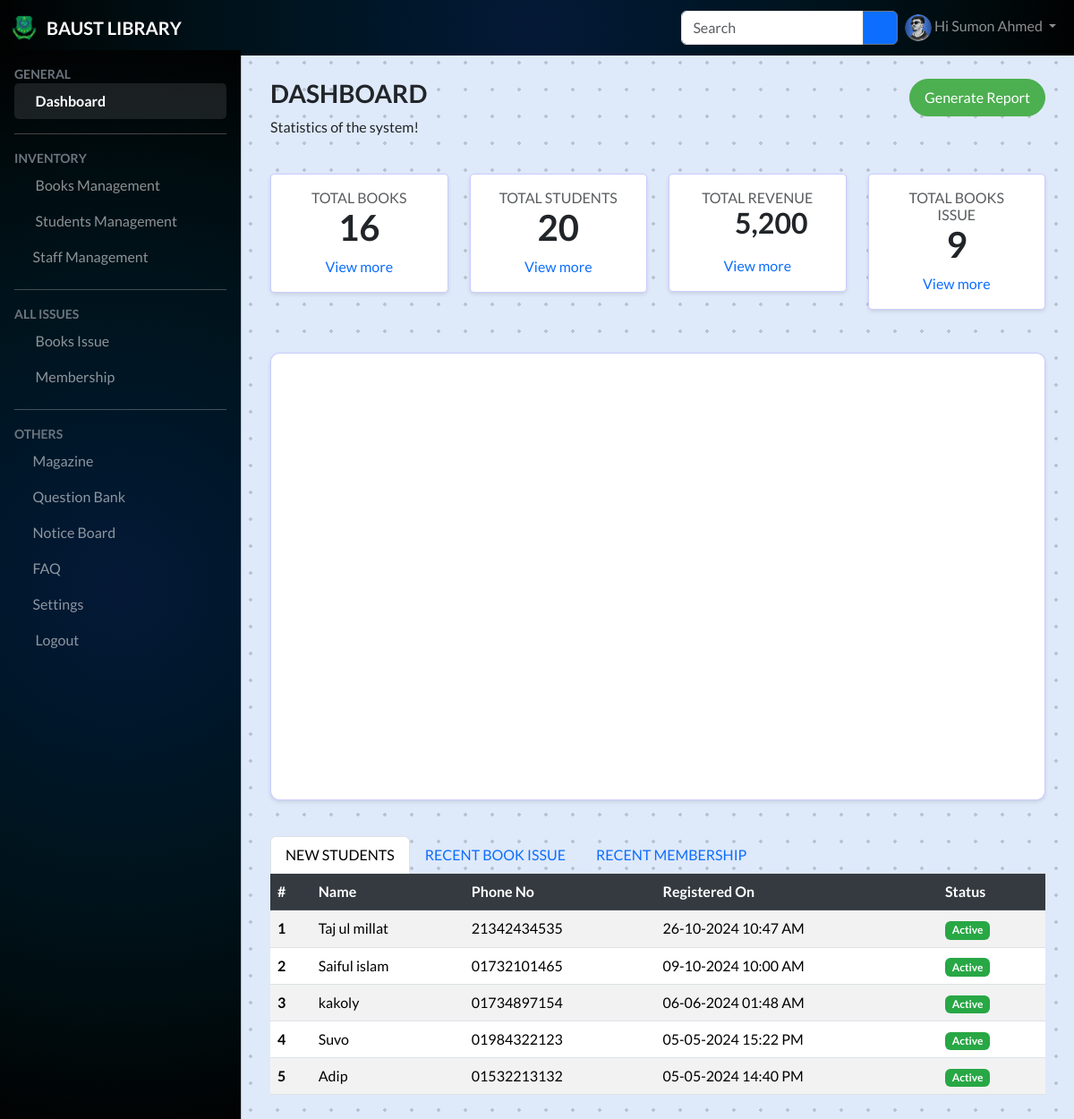
The page /dashboard.php (signed in) on the database as committed earlier.
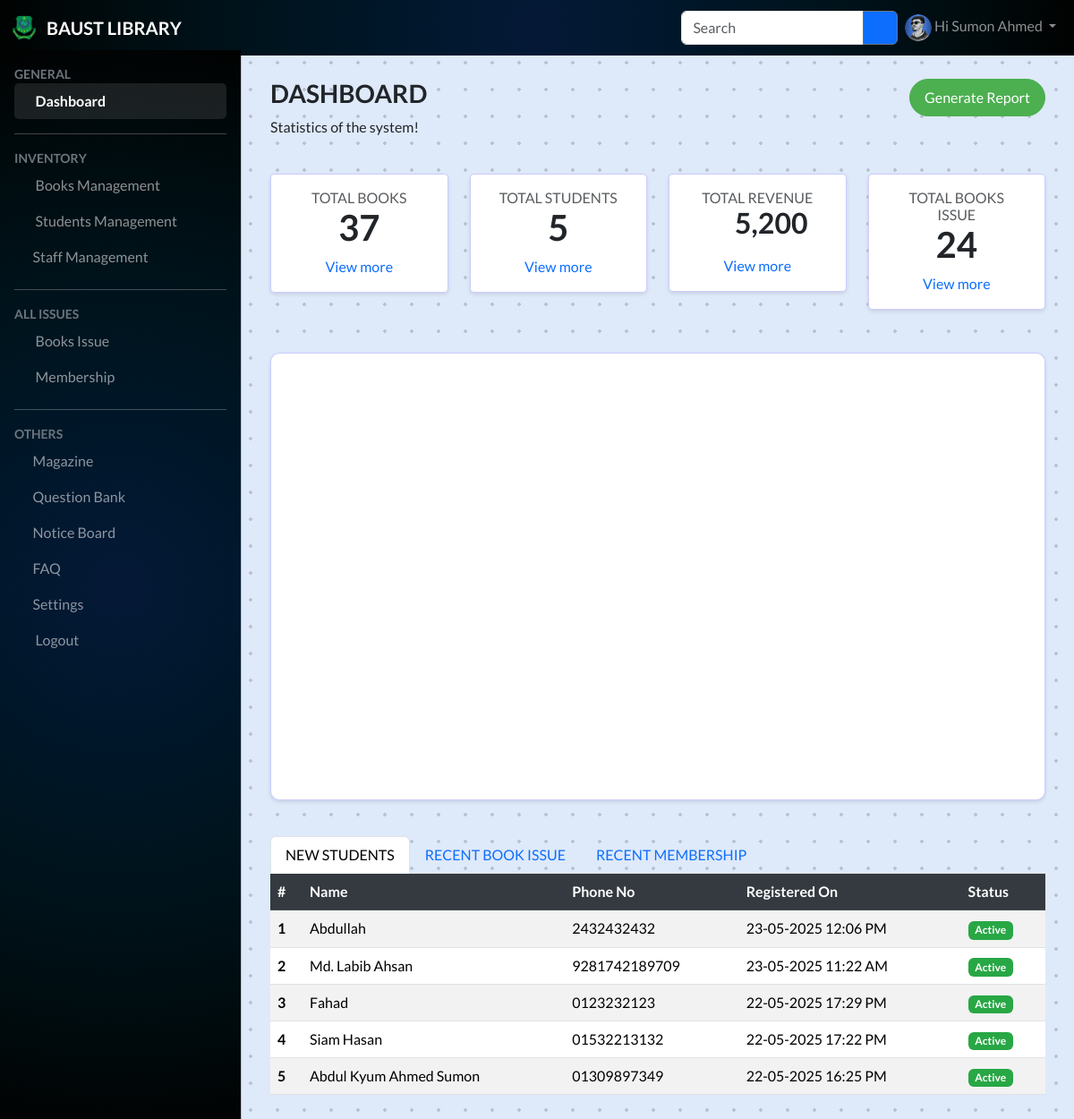
The same page on the database as committed later.
### tables this page shows
CREATE TABLE `students` (
  `id` int(11) NOT NULL,
  `name` varchar(255) DEFAULT NULL,
  `phone_no` varchar(15) DEFAULT NULL,
  `email` varchar(255) DEFAULT NULL,
  `password` varchar(255) DEFAULT NULL,
  `address` text DEFAULT NULL,
  `status` tinyint(1) NOT NULL DEFAULT 1,
  `verified` tinyint(1) NOT NULL DEFAULT 0,
  `created_at` timestamp NOT NULL DEFAULT current_timestamp(),
  `updated_at` timestamp NULL DEFAULT NULL,
  `dept_id` varchar(255) DEFAULT NULL,
  `dept` varchar(255) DEFAULT NULL,
  `reg_no` int(255) DEFAULT NULL,
  `Username` varchar(255) DEFAULT NULL
);

### models/dashboard.php (called while the page is built, shortened)
<?php
function getTabData($conn)
{
    $tabs = array(
        'students' => array(),
        'loans' => array(),
        'subscriptions' => array(),
    );
    $sql = "select * from students order by id desc limit 5";
    $res = $conn->query($sql);
    if ($res->num_rows > 0) {
        while ($row = $res->fetch_assoc()) {
            $tabs['students'][] = $row;
        }
    }
    $sql = "select l.*, b.title as book_title, s.name as student_name
        from book_loans l
        inner join books b on b.id = l.book_id
        inner join students s on s.id = l.student_id
        order by l.id desc limit 5";
    $res = $conn->query($sql);
    if ($res->num_rows > 0) {
        while ($row = $res->fetch_assoc()) {
            $tabs['loans'][] = $row;
        }
    }
    $sql = "select s.*, p.title as plan_name, st.name as student_name
        from subscriptions s
        inner join subscription_plans p on p.id = s.plan_id
        inner join students st on st.id = s.student_id
        order by s.id desc limit 5";
    $res = $conn->query($sql);
    if ($res->num_rows > 0) {
        while ($row = $res->fetch_assoc()) {
            $tabs['subscriptions'][] = $row;
        }
    }
    return $tabs;
}

### dashboard.php (the view, shortened to what the rows shown need)
<?php
include_once(DIR_URL . "config/database.php");
include_once(DIR_URL . "models/dashboard.php");
$tabs = getTabData($conn);
include_once(DIR_URL . "include/header.php");
?>
<main class="mt-5 pt-3" style="box-sizing:border-box; padding: 20px">
    <div class="container-fluid ">
        <div class="row mt-3 ">
            <div class="col-md-12 mt-4">
                <div class="tab-content" id="myTabContent">
                    <div class="tab-pane fade show active" id="new-students-pane" role="tabpanel" aria-labelledby="new-students" tabindex="0">
                        <div class="table-responsive">
                            <table class="table table-responsive table-striped">
                                <thead class="table-dark">
                                    <tr>
                                        <th scope="col">#</th>
                                        <th scope="col">Name</th>
                                        <th scope="col">Phone No</th>
                                        <th scope="col">Registered On</th>
                                        <th scope="col">Status</th>
                                    </tr>
                                </thead>
                                <tbody>
                                    <?php
                                    $i = 1;
                                    foreach ($tabs['students'] as $st) {
                                    ?>
                                        <tr>
                                            <th><?php echo $i++ ?></th>
                                            <td><?php echo $st['name'] ?></td>
                                            <td><?php echo $st['phone_no'] ?></td>
                                            <td><?php echo date("d-m-Y H:i A", strtotime($st['created_at'])) ?></td>
                                            <td>
                                                <?php
                                                if ($st['status'] == 1)
                                                    echo '<span class="badge text-bg-success">Active</span>';
                                                else echo '<span class="badge text-bg-danger">Inactive</span>';
                                                ?>
                                            </td>
                                        </tr>
                                    <?php } ?>
                                </tbody>
                            </table>
                        </div>
                    </div>
                </div>
            </div>
        </div>
    </div>
</main>
<?php include_once(DIR_URL . "include/footer.php") ?>

Rows that differ between the two databases and show on the page:
removed students: name "Taj ul millat", phone_no "21342434535", created_at "26-10-2024 10:47 AM", status "Active"
removed students: name "Saiful islam", phone_no "01732101465", created_at "09-10-2024 10:00 AM", status "Active"
removed students: name "kakoly", phone_no "01734897154", created_at "06-06-2024 01:48 AM", status "Active"
removed students: name "Suvo", phone_no "01984322123", created_at "05-05-2024 15:22 PM", status "Active"
removed students: name "Adip", phone_no "01532213132", created_at "05-05-2024 14:40 PM", status "Active"
added students: name "Abdullah", phone_no "2432432432", created_at "23-05-2025 12:06 PM", status "Active"
added students: name "Md. Labib Ahsan", phone_no "9281742189709", created_at "23-05-2025 11:22 AM", status "Active"
added students: name "Fahad", phone_no "0123232123", created_at "22-05-2025 17:29 PM", status "Active"
added students: name "Siam Hasan", phone_no "01532213132", created_at "22-05-2025 17:22 PM", status "Active"
added students: name "Abdul Kyum Ahmed Sumon", phone_no "01309897349", created_at "22-05-2025 16:25 PM", status "Active"
Other text that changed with them:
$counts['total_books']: "16" → "37"
$counts['total_students']: "20" → "5"
$counts['total_loans']: "9" → "24"
